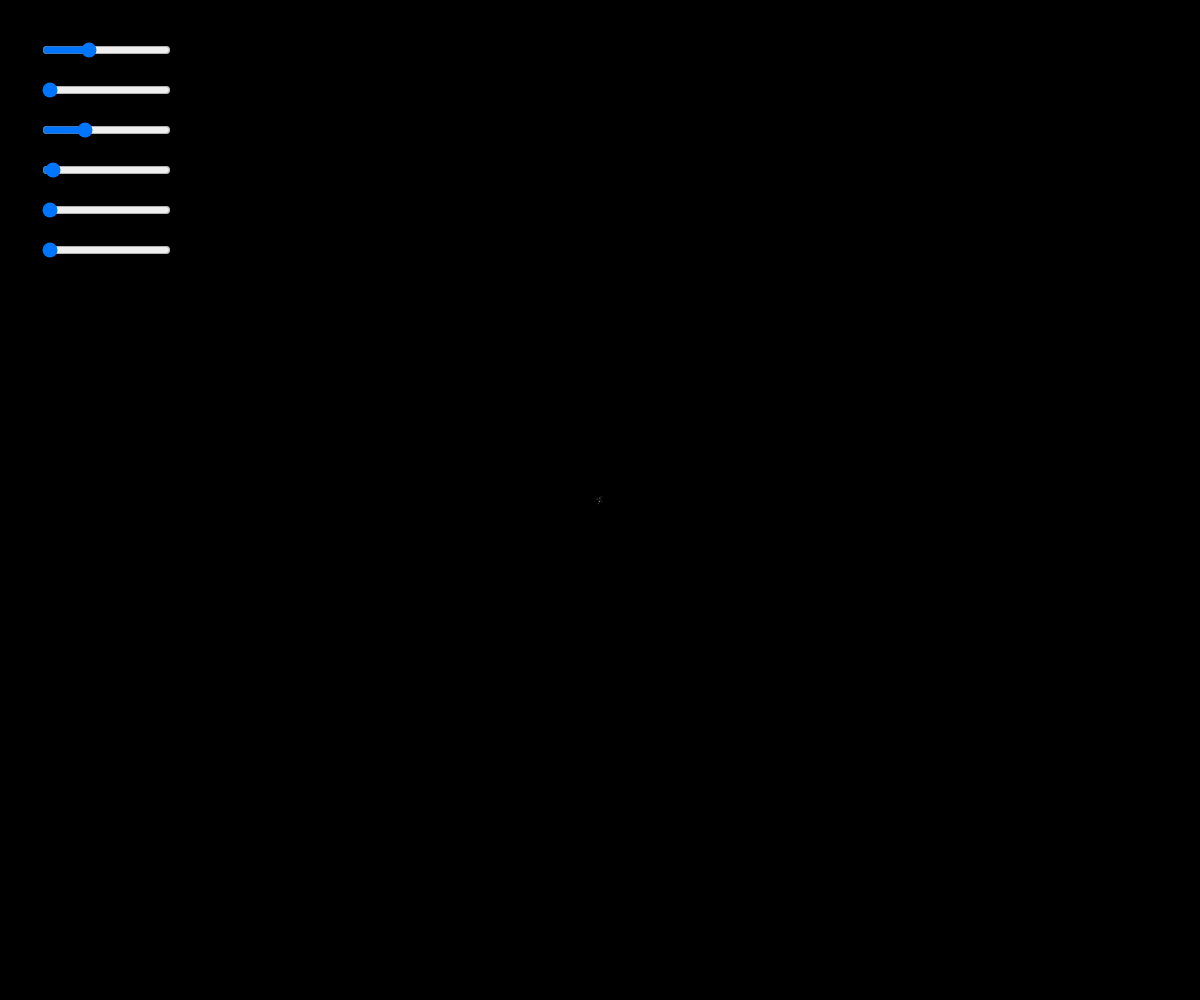
Frame 1 (no input)
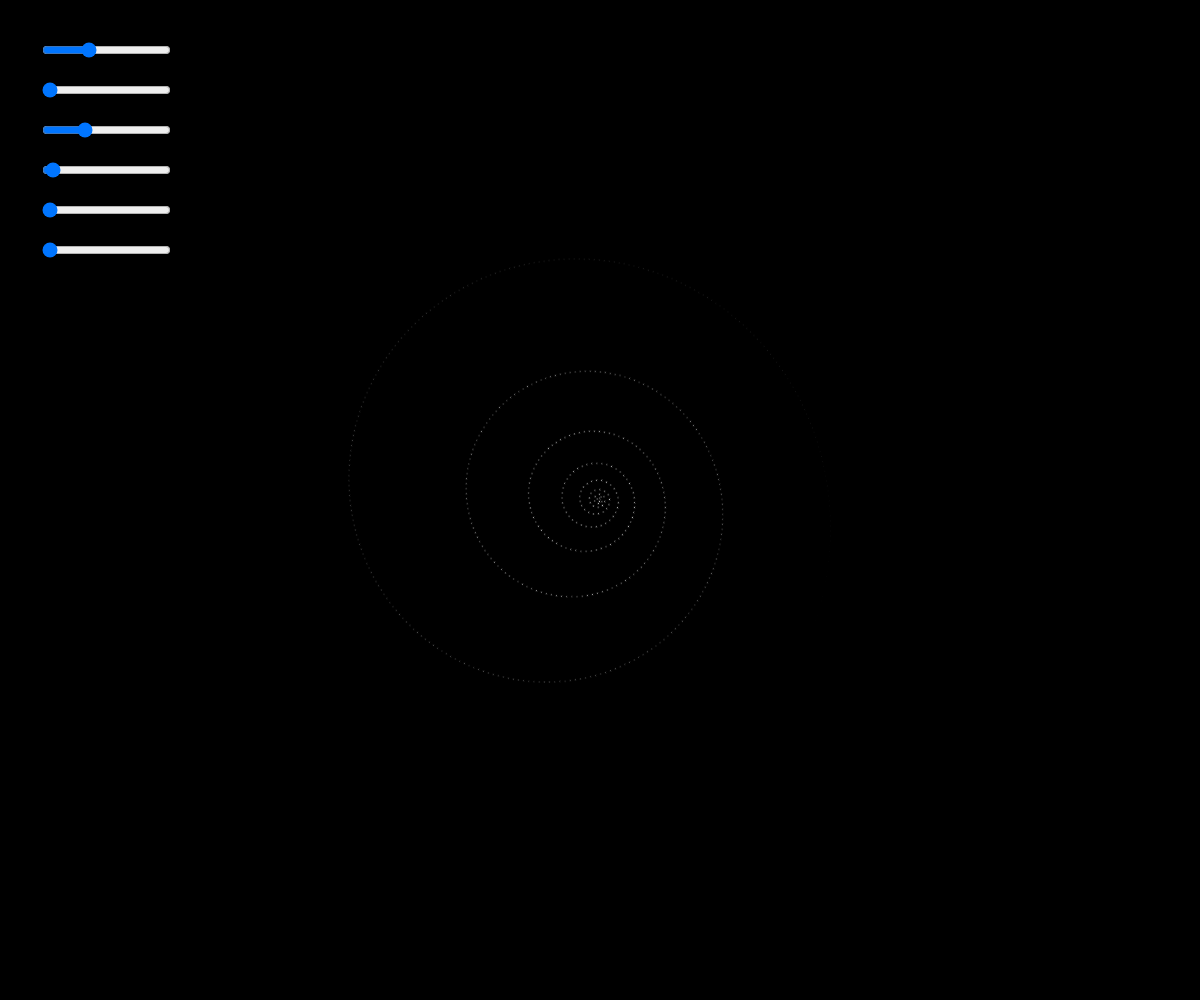
Frame 60 (no input)
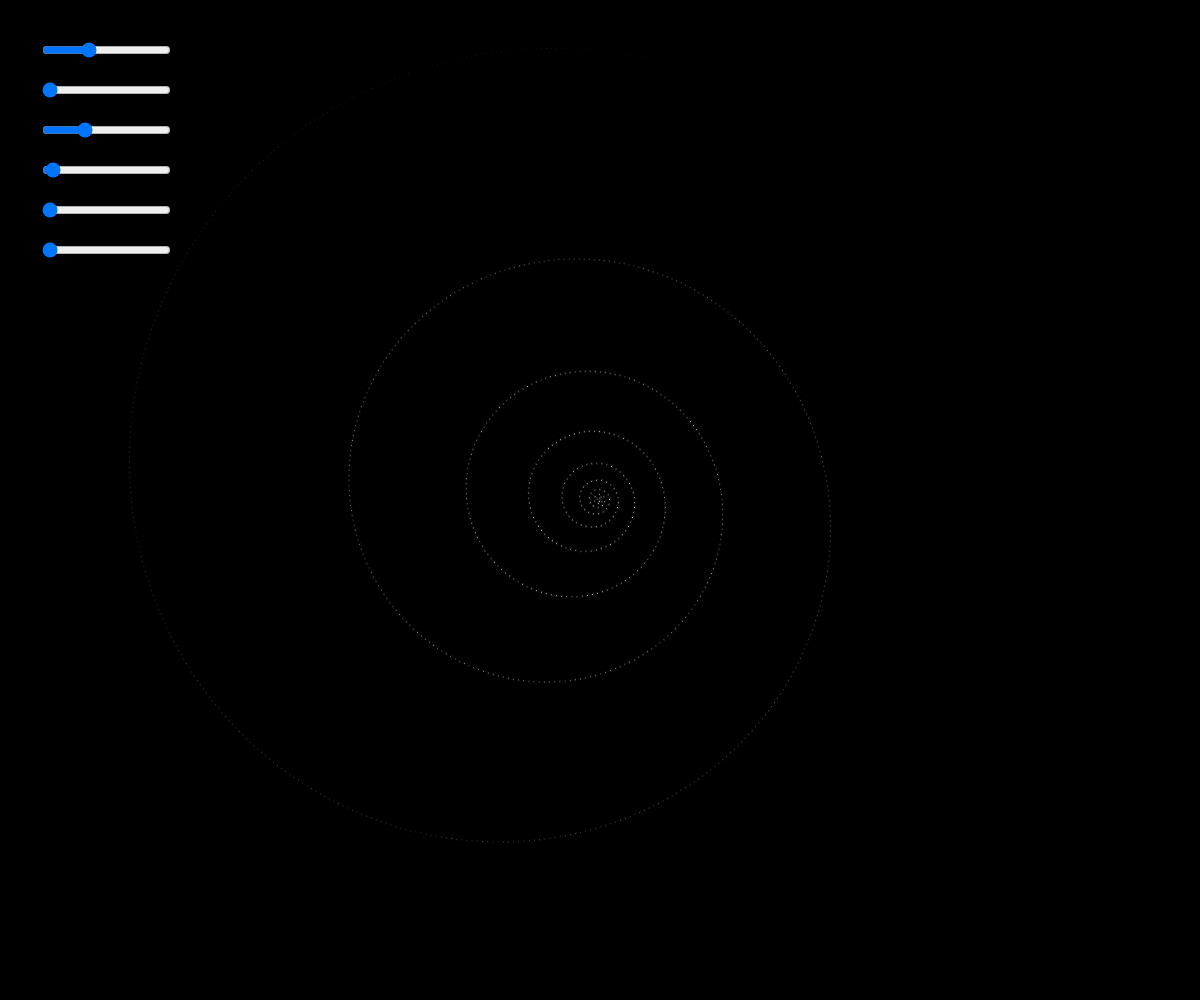
Frame 120 (the mouse pressed at the canvas centre since frame 60)

The p5.js sketch that drew these frames (run headless with seeded random() and noise() and a simulated clock; from frame 60 on, the mouse is pressed at the canvas centre):

// p5.js sketch
// ── sketch.js

let dotsRadius;
//angle
let dotsangle;
let dotsCount;

let dotCountValue;
let checkDotsCount;

var dotsCountSlider;
var moveAxisSlider;
var sinAngleMultiplySlider;
var angleDeltaSlider;
var dotRadiusSlider;
var randomJiggleSlider;


function setup() {

  dotsCountSlider = createSlider(200, 2500,1000,10);
  dotsCountSlider.position(40, 40);
  dotsCountSlider.addClass("mySliders");
  
  moveAxisSlider = createSlider(1, 15, 1, 0.1);
  moveAxisSlider.position(40, 80);
  moveAxisSlider.addClass("mySliders");

  sinAngleMultiplySlider = createSlider(0.1, 3, 1, 0.1);
  sinAngleMultiplySlider.position(40, 120);
  sinAngleMultiplySlider.addClass("mySliders");

  angleDeltaSlider = createSlider(2, 100, 5, 0.1);
  angleDeltaSlider.position(40, 160);
  angleDeltaSlider.addClass("mySliders");

  dotRadiusSlider = createSlider(2, 100, 2, 0.1);
  dotRadiusSlider.position(40, 200);
  dotRadiusSlider.addClass("mySliders");

  randomJiggleSlider = createSlider(1, 1.6, 1, 0.01);
  randomJiggleSlider.position(40, 240);
  randomJiggleSlider.addClass("mySliders");


  createCanvas(windowWidth, windowHeight);
  //base radius
 dotsRadius = 0.1;
  //angle
 dotsangle = PI/12;
 //dots count
 dotsCount = 0;
 
 dotCountValue = dotsCountSlider.value();
 checkDotsCount = dotCountValue;

}

function draw() {

  //let val = slider.value();
  //background(val);
  dotCountValue = dotsCountSlider.value();
  if(checkDotsCount != dotCountValue){
    dotsCount = 0;
    checkDotsCount = dotCountValue;
  }
  
  
  
  //console.log("dotcount "+ dotCountValue);
  //console.log("checkdotcount: "+ checkDotsCount);

  clear();
  background(0);
  if(dotsCount<dotCountValue){
    dotsCount+=10;
  }

  noSmooth();
  
  drawDots(dotsangle,dotsCount,dotsRadius);

}

function drawDots(dAngle,dCount,dR){
  let angle = dAngle;
  for(let i=0;i < dCount;i++){
    angle += angleDeltaSlider.value() / dR; //orinial:5/dR
    stroke(0.1);
    fill(255,255*(1- i/dCount));
    circle(random(1,randomJiggleSlider.value())*cos(angle)*dR+windowWidth/2,random(1,randomJiggleSlider.value())*sin(angle)*dR+windowHeight/2, dotRadiusSlider.value());
    //console.log(cos(angle)*dR+500);
    dR = dR + 0.5 + sin(angle*sinAngleMultiplySlider.value()) * moveAxisSlider.value();
  }
}
// ── style.css
html, body {
  margin: 0;
  padding: 0;
}

canvas {
  display: block;
}
/* Styles the whole slider */
.mySliders{
  width: 100px;
  background-color: transparent;
  
  /* Removes some defaults */
  -webkit-appearance: none;
}


/* These styles affect what happens when the cursor is focused on the slider (i.e. clicking it) */
.mySliders:focus {
  
  /* Stops the default outline showing up */
  outline: none;
}

/* This is the "track" that the slider sits on  */
.mySliders::-webkit-slider-runnable-track {
  background: #ffffff6e;
  height: 2px;
  -webkit-appearance: none;
  
  /* Turns the cursor into the hand pointer icon when hovering over the slider  */
  cursor: pointer;
  
}

/* This is the moveable bit of the slider, known as the "thumb"*/
.mySliders::-webkit-slider-thumb {
  width: 5px;
  height: 15px;
  background: #ffffff57;
  cursor: pointer;
  -webkit-appearance: none;
  
  /* negative top padding moves it up */
  margin-top: -6px;

  
  /* Border radius gives rounded corners, if they're big enough, you end up with circles */
  border-radius: 8px;
  
}
